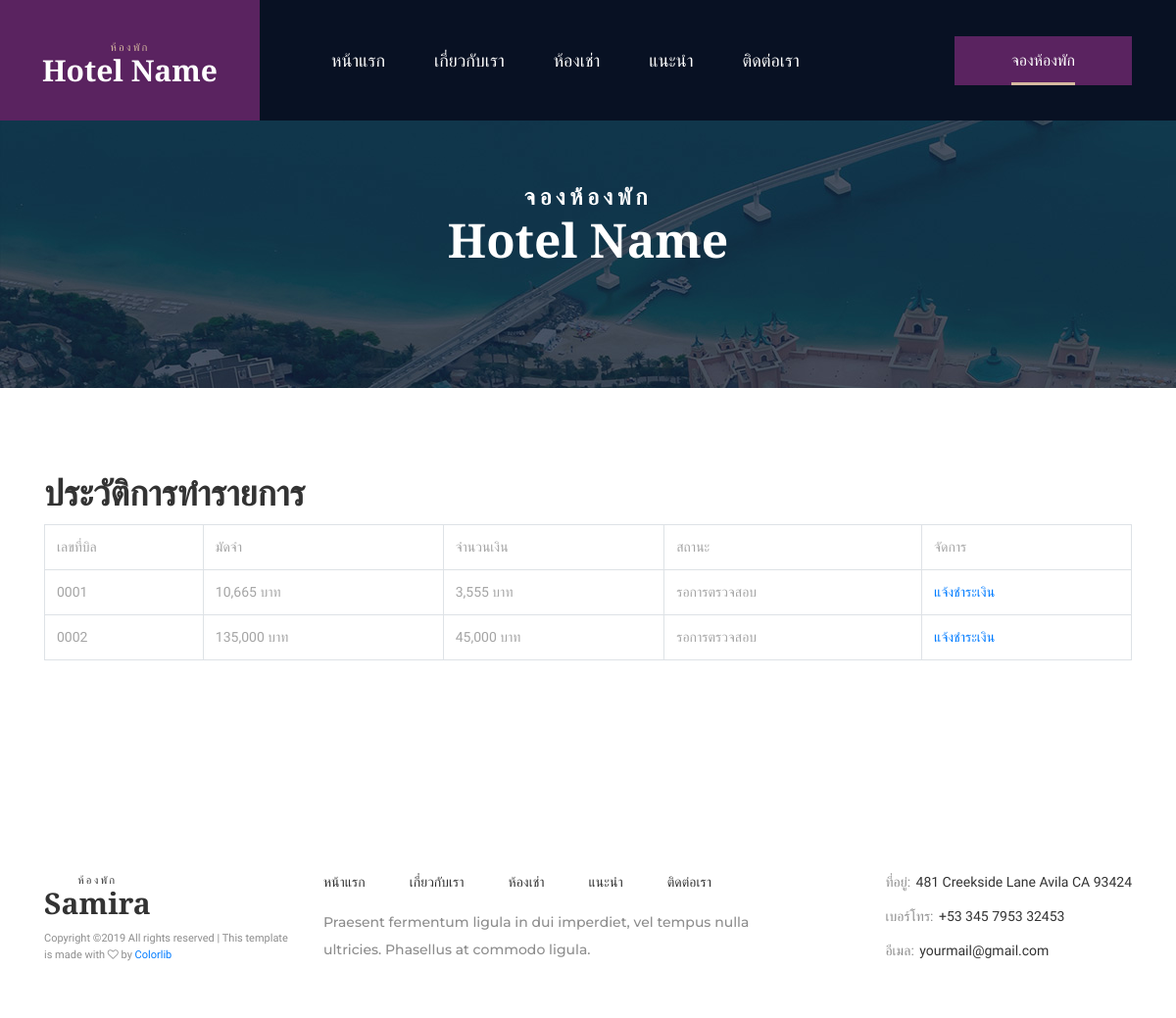
Screenshot of /history.php (signed in) with the database file from the repository.
### tables this page shows
CREATE TABLE `booking` (
  `id` int(11) NOT NULL AUTO_INCREMENT,
  `user_id` int(11) DEFAULT NULL,
  `created_at` datetime DEFAULT NULL,
  `remark` text,
  `status` varchar(255) DEFAULT '',
  `total` int(11) DEFAULT NULL,
  `deposit` int(11) DEFAULT NULL,
  PRIMARY KEY (`id`)
);

### history.php (the view, shortened to what this page needs)
<?php include "connection/connection.php" ?>
<?php
$user = $_SESSION['user'];
$sql = sprintf("SELECT * FROM booking WHERE user_id ='%s'", $user->id);
$result = $con->query($sql);
 ?>
 <!DOCTYPE html>
 <html lang="en">
 <head>
 <?php include "template/header.php" ?>
 <link rel="stylesheet" type="text/css" href="assets/styles/bootstrap-datepicker.min.css">
 <link rel="stylesheet" type="text/css" href="assets/styles/rooms.css">
 <link rel="stylesheet" type="text/css" href="assets/styles/rooms_responsive.css">
 </head>
 <body>
 <div class="super_container">
 	<?php include "template/header-html.php"  ?>
     <div class="home">
       <div style="background-image: url(assets/images/rooms.jpg)" class="parallax_background parallax-window" data-parallax="scroll" data-image-src="assets/images/rooms.jpg" data-speed="0.8"></div>
       <div class="home_content">
         <div class="home_subtitle">จองห้องพัก</div>
         <div class="home_title"><?php echo __NAME__ ?></div>
       </div>
     </div>
   	<div class="intro">
   		<div class="container">
   			<div class="row">
   				<div class="col-lg-12 intro_col">
                        <form class="" action="booking-step2.php" method="post">
                     <h3>ประวัติการทำรายการ</h3>
   					<table class="table table-bordered">
                        <tr>
                            <td>เลขที่บิล</td>
                            <td>มัดจำ</td>
                            <td>จำนวนเงิน</td>
                            <td>สถานะ</td>
                            <td>จัดการ</td>
                        </tr>
                        <?php while($item = $result->fetch_object()) { ?>
                            <tr>
                                <td><?php echo sprintf('%04d', $item->id) ?></td>
                                <td><?php echo number_format($item->deposit,0) ?> บาท</td>
                                <td><?php echo number_format($item->total,0) ?> บาท</td>
                                <td><?php echo $item->status ?></td>
                                <td>
                                        <a href="payment.php?id=<?php echo $item->id ?>">แจ้งชำระเงิน</a>
                                </td>
                            </tr>
                        <?php } ?>
                       </table>
                    </form>
   				</div>
   			</div>
   		</div>
   	</div>
 <?php include "template/footer.php" ?>
 </body>
 </html>

### assets/styles/main_styles.css (style rules this page uses)
* { margin: 0; padding: 0; -webkit-font-smoothing: antialiased; -webkit-text-shadow: rgba(0,0,0,.01) 0 0 1px; text-shadow: rgba(0,0,0,.01) 0 0 1px; }
body { font-family: 'Montserrat', sans-serif; font-size: 14px; font-weight: 400; background: #FFFFFF; color: #a5a5a5; }
div { display: block; position: relative; -webkit-box-sizing: border-box; -moz-box-sizing: border-box; box-sizing: border-box; }
a, a:hover, a:visited, a:active, a:link { text-decoration: none; -webkit-font-smoothing: antialiased; -webkit-text-shadow: rgba(0,0,0,.01) 0 0 1px; text-shadow: rgba(0,0,0,.01) 0 0 1px; }
h3 { font-size: 36px; }
h1, h2, h3, h4, h5, h6 { font-family: 'Playfair Display', serif; font-weight: 700; color: #333333; line-height: 1.25; -webkit-font-smoothing: antialiased; -webkit-text-shadow: rgba(0,0,0,.01) 0 0 1px; text-shadow: rgba(0,0,0,.01) 0 0 1px; }
.super_container { width: 100%; overflow: hidden; }
.parallax-window { min-height: 400px; background: transparent; }
.parallax_background { position: absolute; top: 0; left: 0; width: 100%; height: 100%; }
.home { width: 100%; height: 948px; background: #010918; }
.home_subtitle { font-size: 14px; font-weight: 600; color: #FFFFFF; text-transform: uppercase; letter-spacing: 0.2em; line-height: 0.75; }
.home_title { font-family: 'Playfair Display', serif; font-size: 100px; line-height: 1.1; color: #FFFFFF; margin-top: 9px; }
.intro { width: 100%; background: #FFFFFF; padding-top: 86px; padding-bottom: 114px; }

### assets/styles/responsive.css (style rules this page uses)
@media only screen and (max-width: 1280px) { .home_title { font-size: 72px; } }

### assets/styles/rooms.css (style rules this page uses)
* { margin: 0; padding: 0; -webkit-font-smoothing: antialiased; -webkit-text-shadow: rgba(0,0,0,.01) 0 0 1px; text-shadow: rgba(0,0,0,.01) 0 0 1px; }
body { font-family: 'Montserrat', sans-serif; font-size: 14px; font-weight: 400; background: #FFFFFF; color: #a5a5a5; }
div { display: block; position: relative; -webkit-box-sizing: border-box; -moz-box-sizing: border-box; box-sizing: border-box; }
a, a:hover, a:visited, a:active, a:link { text-decoration: none; -webkit-font-smoothing: antialiased; -webkit-text-shadow: rgba(0,0,0,.01) 0 0 1px; text-shadow: rgba(0,0,0,.01) 0 0 1px; }
h3 { font-size: 36px; }
h1, h2, h3, h4, h5, h6 { font-family: 'Playfair Display', serif; font-weight: 700; color: #333333; line-height: 1.25; -webkit-font-smoothing: antialiased; -webkit-text-shadow: rgba(0,0,0,.01) 0 0 1px; text-shadow: rgba(0,0,0,.01) 0 0 1px; }
.super_container { width: 100%; overflow: hidden; }
.parallax-window { min-height: 400px; background: transparent; }
.parallax_background { position: absolute; top: 0; left: 0; width: 100%; height: 100%; }
.home { width: 100%; height: 396px; }
.home_content { width: 100%; position: absolute; left: 0; bottom: 133px; text-align: center; }
.home_subtitle { font-size: 14px; font-weight: 600; color: #FFFFFF; line-height: 0.75; text-transform: uppercase; letter-spacing: 0.2em; }
.home_title { font-family: 'Playfair Display', serif; font-size: 48px; color: #FFFFFF; font-weight: 700; line-height: 0.75; margin-top: 17px; }

### template/header.php (style rules this page uses)
body, h2, h3 { font-family: 'Mitr', sans-serif !important; }
.home_subtitle { font-size: 23px !important; }

### rows the page displays
booking: id "0001", deposit "10,665", total "3,555", status "รอการตรวจสอบ"
booking: id "0002", deposit "135,000", total "45,000", status "รอการตรวจสอบ"

### other values shown
__NAME__ "Hotel Name"
